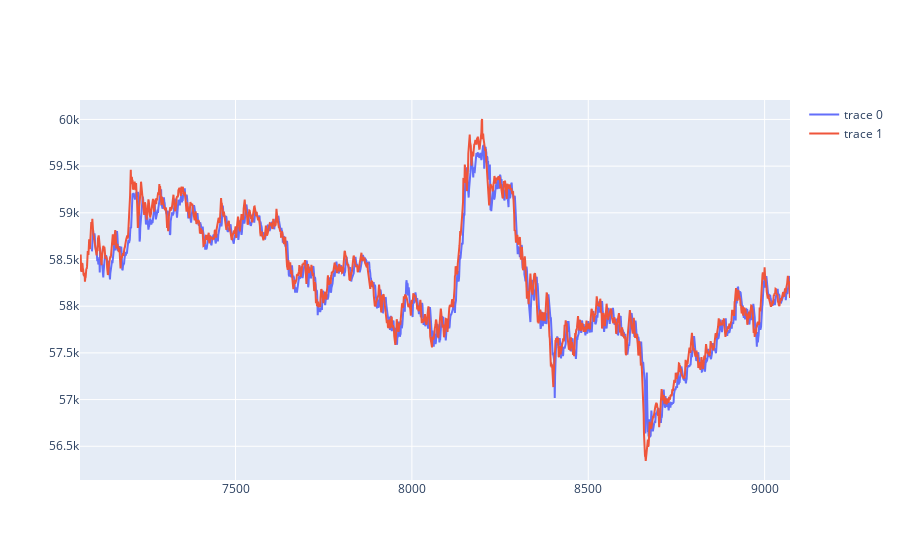

This figure's notebook cell:
### Markdown cell above
## Val

### Code cell
fig = go.Figure()

fig.add_trace(
    go.Scatter(
        x=val_df.index,
        y=val_df.mid_price*train_std['mid_price']+train_mean['mid_price']
    )
)    

fig.add_trace(
    go.Scatter(
        x=val_df.index[34:],
        y=val_predictions[:,29,0]*train_std['mid_price']+train_mean['mid_price']
    )
)

fig.show()

### Figure 1 — Plotly figure (JSON) as saved in the notebook; plotly's stock layout.template omitted (floating-point values rounded to 4 significant figures; data arrays with more than 128 entries replaced by an {"elided": "..."} marker saying what was removed)
{"data": [{"type": "scatter", "x": {"elided": "1980 int values"}, "y": {"elided": "1980 float values"}}, {"type": "scatter", "x": {"elided": "2014 int values"}, "y": {"elided": "2014 float values"}}], "layout": {}}
